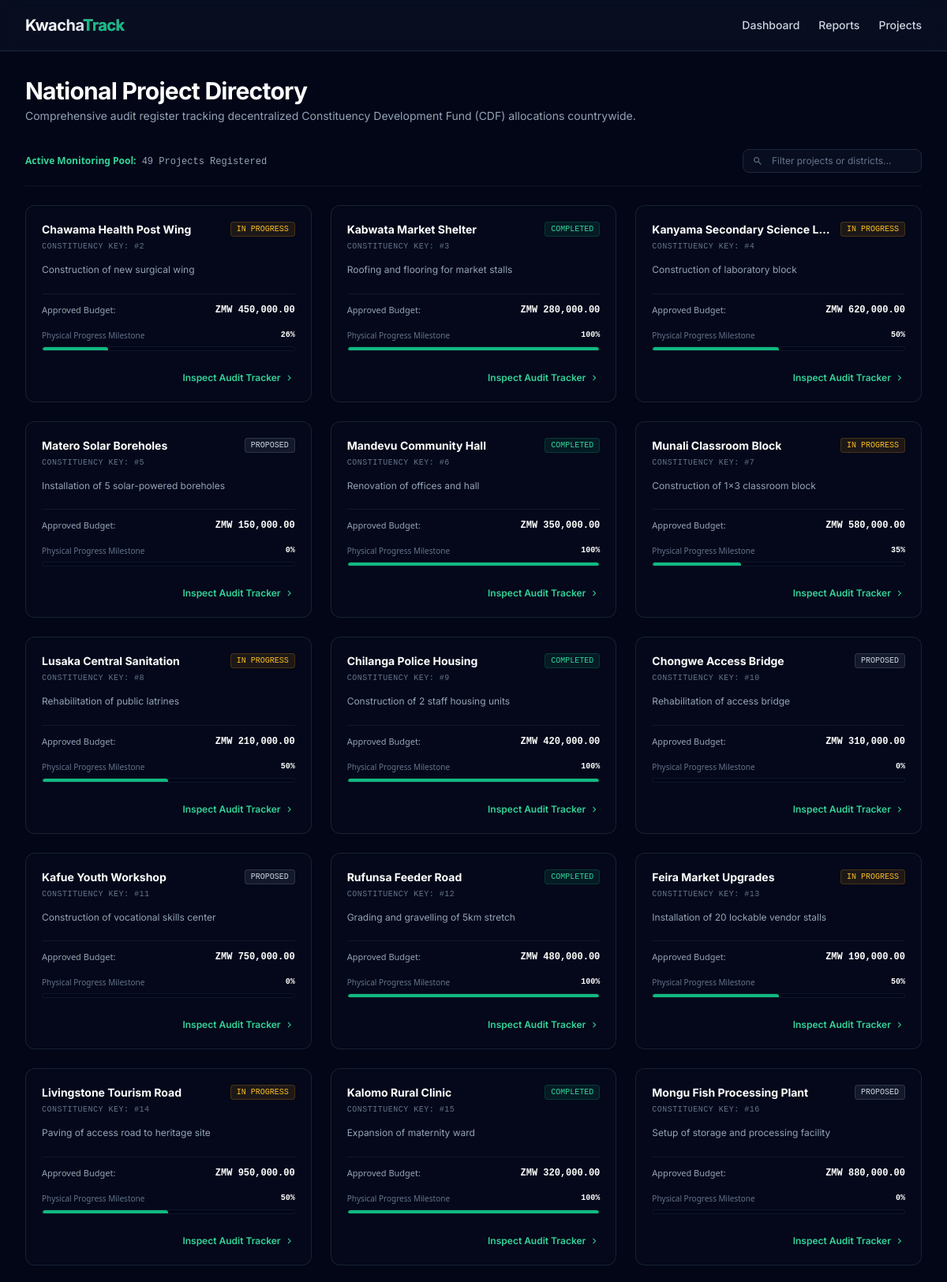
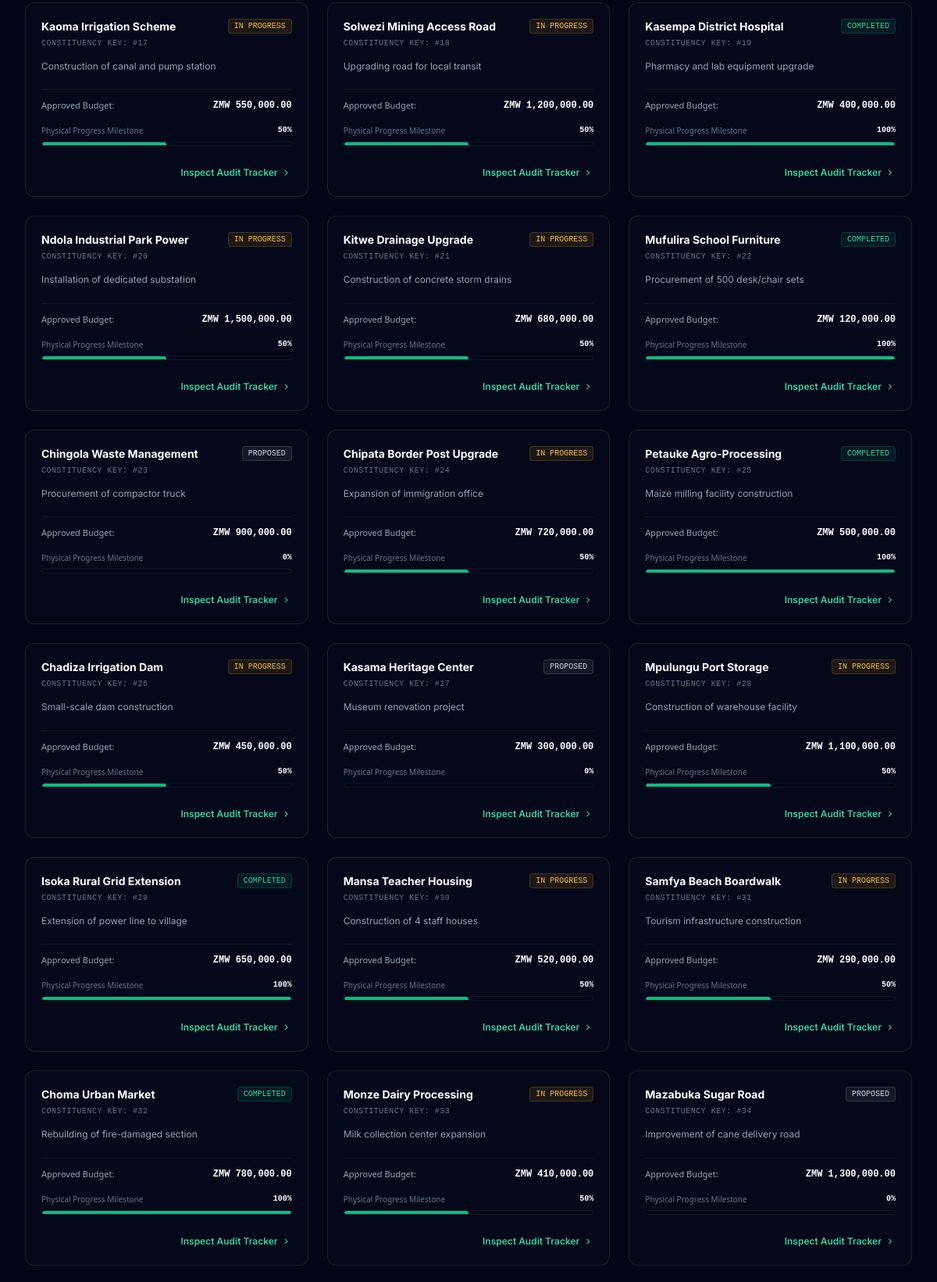
Page /projects-directory (upper part) on the committed database (2 pictures, top to bottom).
### app/models.py (models this page shows)
class Project(db.Model):
    __tablename__ = 'projects'
    id = db.Column(db.Integer, primary_key=True)
    title = db.Column(db.String(200), nullable=False)
    description = db.Column(db.Text, nullable=False)
    budget = db.Column(db.Numeric(15, 2), nullable=False)
    expended_amount = db.Column(db.Numeric(15, 2), default=0.00)
    constituency_id = db.Column(db.Integer, db.ForeignKey('constituencies.id'), nullable=False)
    contractor_name = db.Column(db.String(150), nullable=False)
    start_date = db.Column(db.Date, nullable=False)
    end_date = db.Column(db.Date, nullable=True)
    status = db.Column(db.Enum(ProjectStatus), default=ProjectStatus.PROPOSED, nullable=False, index=True)
    progress_percentage = db.Column(db.Integer, default=0)
    created_at = db.Column(db.DateTime, default=datetime.datetime.utcnow)
    financial_records = db.relationship('FinancialTransaction', backref='project', lazy=True, cascade="all, delete-orphan")
    feedbacks = db.relationship('CitizenFeedback', backref='project', lazy=True, cascade="all, delete-orphan")

### app/routes/core.py (the view)
@core_bp.route('/projects-directory')
def constituencies_list():
    all_projects = Project.query.order_by(Project.id.asc()).all()
    return render_template('constituencies.html', projects=all_projects)

### app/templates/constituencies.html (shortened to what this page needs)
{% extends "base.html" %}
{% block content %}
<div class="mb-8">
    <h1 class="text-2xl md:text-3xl font-bold text-white tracking-tight">National Project Directory</h1>
    <p class="text-sm text-slate-400 mt-1">Comprehensive audit register tracking decentralized Constituency Development Fund (CDF) allocations countrywide.</p>
</div>
<div class="mb-6 flex flex-wrap items-center justify-between gap-4 border-b border-slate-900 pb-4">
    <div class="text-xs font-mono text-slate-400">
        <span class="text-emerald-400 font-bold font-sans">Active Monitoring Pool:</span> {{ projects|length }} Projects Registered
    </div>
    <div class="relative w-full max-w-xs md:w-auto">
        <span class="absolute inset-y-0 left-0 flex items-center pl-3 text-slate-500">
            <span class="material-symbols-outlined text-sm">search</span>
        </span>
        <input type="text" placeholder="Filter projects or districts..."
               class="w-full rounded-lg border border-slate-800 bg-slate-900/50 py-1.5 pl-9 pr-4 text-xs text-white placeholder-slate-500 focus:border-emerald-500 focus:outline-none focus:ring-1 focus:ring-emerald-500 transition-all">
    </div>
</div>
<div class="grid grid-cols-1 md:grid-cols-2 lg:grid-cols-3 gap-6">
    {% for project in projects %}
    {% set status = project.status.value if project.status and project.status.value is defined else (project.status|default('PENDING')) %}
    <div class="group relative rounded-xl border border-slate-800/80 bg-slate-900/20 p-5 backdrop-blur-sm flex flex-col justify-between hover:border-slate-700/60 transition-all duration-300">
        <div>
            <div class="flex items-start justify-between gap-3">
                <div class="space-y-1 min-w-0">
                    <h3 class="text-sm font-bold text-white group-hover:text-emerald-400 transition-colors truncate" title="{{ project.title }}">
                        {{ project.title }}
                    </h3>
                    <p class="text-[10px] font-mono text-slate-500 uppercase tracking-wider">Constituency Key: #{{ project.constituency_id|default('N/A') }}</p>
                </div>
                <span class="inline-flex items-center shrink-0 rounded px-2 py-0.5 text-[10px] font-mono font-medium ring-1 ring-inset
                    {% if 'COMPLETED' in status|upper %}bg-emerald-500/10 text-emerald-400 ring-emerald-500/20
                    {% elif 'ABANDONED' in status|upper %}bg-rose-500/10 text-rose-400 ring-rose-500/20
                    {% elif 'IN PROGRESS' in status|upper %}bg-amber-500/10 text-amber-400 ring-amber-500/20
                    {% else %}bg-slate-400/10 text-slate-300 ring-slate-400/20{% endif %}">
                    {{ status|upper }}
                </span>
            </div>
            <p class="text-xs text-slate-400 line-clamp-3 mt-3 leading-relaxed">
                {{ project.description|default('No description provided.') }}
            </p>
        </div>
        <div class="mt-5 space-y-4 pt-3 border-t border-slate-800/50 font-mono text-xs">
            <div class="flex items-center justify-between text-slate-400">
                <span class="font-sans text-[11px]">Approved Budget:</span>
                <span class="text-white font-semibold">ZMW {{ "{:,.2f}".format(project.budget or 0) }}</span>
            </div>
            <div class="space-y-1.5">
                <div class="flex items-center justify-between text-[10px]">
                    <span class="font-sans text-slate-500">Physical Progress Milestone</span>
                    <span class="text-white font-bold">{{ project.progress_percentage or 0 }}%</span>
                </div>
                <div class="w-full bg-slate-950 rounded-full h-1.5 overflow-hidden border border-slate-900">
                    <div class="bg-emerald-500 h-1.5 rounded-full transition-all duration-500"
                         style="width: {{ project.progress_percentage or 0 }}%;"></div>
                </div>
            </div>
        </div>
        <div class="mt-4 pt-2 flex items-center justify-end">
            <a href="{{ url_for('citizen.track_project_detail', project_id=project.id) }}"
               class="inline-flex items-center gap-1 text-xs font-semibold text-emerald-400 hover:text-emerald-300 transition-colors">
                Inspect Audit Tracker
                <span class="material-symbols-outlined text-sm">chevron_right</span>
            </a>
        </div>
    </div>
    {% endfor %}
</div>
{% endblock %}

### app/templates/base.html (shortened to what this page needs)
<!DOCTYPE html>
<html lang="en" class="h-full">
<head>
    <script src="https://cdn.tailwindcss.com"></script>
</head>
<body class="h-full flex flex-col justify-between bg-slate-950 text-slate-100 antialiased selection:bg-emerald-500 selection:text-slate-950">
<nav class="border-b border-slate-800 bg-slate-900/50 backdrop-blur-md sticky top-0 z-50">
    <div class="max-w-7xl mx-auto px-4 sm:px-6 lg:px-8">
        <div class="flex h-16 items-center justify-between">
            <a href="{{ url_for('core.national_dashboard') }}" class="flex items-center gap-3">
                <span class="text-xl font-bold tracking-tight bg-gradient-to-r from-white via-slate-200 to-slate-400 bg-clip-text text-transparent">Kwacha<span class="text-emerald-500">Track</span></span>
            </a>
            <div class="hidden md:flex items-center gap-6">
                <a href="{{ url_for('core.national_dashboard') }}" class="text-sm font-medium text-slate-300 hover:text-emerald-400 transition-colors">Dashboard</a>
                <a href="{{ url_for('citizen.reports_dashboard') }}" class="text-sm font-medium text-slate-300 hover:text-emerald-400 transition-colors">Reports</a>
                <a href="{{ url_for('core.constituencies_list') }}" class="text-sm font-medium text-slate-300 hover:text-emerald-400 transition-colors">Projects</a>
            </div>
        </div>
    </div>
</nav>
<main class="flex-grow max-w-7xl w-full mx-auto px-4 sm:px-6 lg:px-8 py-8">
    {% block content %}{% endblock %}
</main>
</body>
</html>

### app/templates/base.html (style rules this page uses)
body { font-family: 'Inter', sans-serif; }
.font-mono { font-family: 'JetBrains Mono', monospace; }

### rows in the picture
Project: title "Chawama Health Post Wing", constituency_id "2", status "IN PROGRESS", description "Construction of new surgical wing", budget "450,000.00", progress_percentage "26"
Project: title "Kabwata Market Shelter", constituency_id "3", status "COMPLETED", description "Roofing and flooring for market stalls", budget "280,000.00", progress_percentage "100"
Project: title "Kanyama Secondary Science Lab", constituency_id "4", status "IN PROGRESS", description "Construction of laboratory block", budget "620,000.00", progress_percentage "50"
Project: title "Matero Solar Boreholes", constituency_id "5", status "PROPOSED", description "Installation of 5 solar-powered boreholes", budget "150,000.00", progress_percentage "0"
Project: title "Mandevu Community Hall", constituency_id "6", status "COMPLETED", description "Renovation of offices and hall", budget "350,000.00", progress_percentage "100"
Project: title "Munali Classroom Block", constituency_id "7", status "IN PROGRESS", description "Construction of 1x3 classroom block", budget "580,000.00", progress_percentage "35"
Project: title "Lusaka Central Sanitation", constituency_id "8", status "IN PROGRESS", description "Rehabilitation of public latrines", budget "210,000.00", progress_percentage "50"
Project: title "Chilanga Police Housing", constituency_id "9", status "COMPLETED", description "Construction of 2 staff housing units", budget "420,000.00", progress_percentage "100"
Project: title "Chongwe Access Bridge", constituency_id "10", status "PROPOSED", description "Rehabilitation of access bridge", budget "310,000.00", progress_percentage "0"
Project: title "Kafue Youth Workshop", constituency_id "11", status "PROPOSED", description "Construction of vocational skills center", budget "750,000.00", progress_percentage "0"
Project: title "Rufunsa Feeder Road", constituency_id "12", status "COMPLETED", description "Grading and gravelling of 5km stretch", budget "480,000.00", progress_percentage "100"
Project: title "Feira Market Upgrades", constituency_id "13", status "IN PROGRESS", description "Installation of 20 lockable vendor stalls", budget "190,000.00", progress_percentage "50"
Project: title "Livingstone Tourism Road", constituency_id "14", status "IN PROGRESS", description "Paving of access road to heritage site", budget "950,000.00", progress_percentage "50"
Project: title "Kalomo Rural Clinic", constituency_id "15", status "COMPLETED", description "Expansion of maternity ward", budget "320,000.00", progress_percentage "100"
Project: title "Mongu Fish Processing Plant", constituency_id "16", status "PROPOSED", description "Setup of storage and processing facility", budget "880,000.00", progress_percentage "0"
Project: title "Kaoma Irrigation Scheme", constituency_id "17", status "IN PROGRESS", description "Construction of canal and pump station", budget "550,000.00", progress_percentage "50"
Project: title "Solwezi Mining Access Road", constituency_id "18", status "IN PROGRESS", description "Upgrading road for local transit", budget "1,200,000.00", progress_percentage "50"
Project: title "Kasempa District Hospital", constituency_id "19", status "COMPLETED", description "Pharmacy and lab equipment upgrade", budget "400,000.00", progress_percentage "100"
Project: title "Ndola Industrial Park Power", constituency_id "20", status "IN PROGRESS", description "Installation of dedicated substation", budget "1,500,000.00", progress_percentage "50"
Project: title "Kitwe Drainage Upgrade", constituency_id "21", status "IN PROGRESS", description "Construction of concrete storm drains", budget "680,000.00", progress_percentage "50"
Project: title "Mufulira School Furniture", constituency_id "22", status "COMPLETED", description "Procurement of 500 desk/chair sets", budget "120,000.00", progress_percentage "100"
Project: title "Chingola Waste Management", constituency_id "23", status "PROPOSED", description "Procurement of compactor truck", budget "900,000.00", progress_percentage "0"
Project: title "Chipata Border Post Upgrade", constituency_id "24", status "IN PROGRESS", description "Expansion of immigration office", budget "720,000.00", progress_percentage "50"
Project: title "Petauke Agro-Processing", constituency_id "25", status "COMPLETED", description "Maize milling facility construction", budget "500,000.00", progress_percentage "100"
Project: title "Chadiza Irrigation Dam", constituency_id "26", status "IN PROGRESS", description "Small-scale dam construction", budget "450,000.00", progress_percentage "50"
Project: title "Kasama Heritage Center", constituency_id "27", status "PROPOSED", description "Museum renovation project", budget "300,000.00", progress_percentage "0"
Project: title "Mpulungu Port Storage", constituency_id "28", status "IN PROGRESS", description "Construction of warehouse facility", budget "1,100,000.00", progress_percentage "50"
Project: title "Isoka Rural Grid Extension", constituency_id "29", status "COMPLETED", description "Extension of power line to village", budget "650,000.00", progress_percentage "100"
Project: title "Mansa Teacher Housing", constituency_id "30", status "IN PROGRESS", description "Construction of 4 staff houses", budget "520,000.00", progress_percentage "50"
Project: title "Samfya Beach Boardwalk", constituency_id "31", status "IN PROGRESS", description "Tourism infrastructure construction", budget "290,000.00", progress_percentage "50"
Project: title "Choma Urban Market", constituency_id "32", status "COMPLETED", description "Rebuilding of fire-damaged section", budget "780,000.00", progress_percentage "100"
Project: title "Monze Dairy Processing", constituency_id "33", status "IN PROGRESS", description "Milk collection center expansion", budget "410,000.00", progress_percentage "50"
Project: title "Mazabuka Sugar Road", constituency_id "34", status "PROPOSED", description "Improvement of cane delivery road", budget "1,300,000.00", progress_percentage "0"

### other values in the picture
{{ projects|length }} "49"
